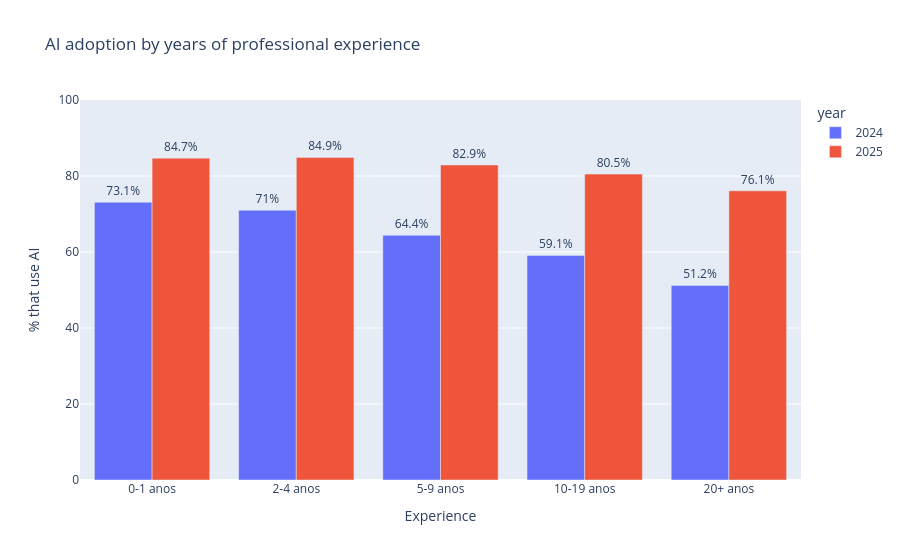

This figure's notebook cell:
### Code cell
d = d_exp.copy()
d["ano"] = d["year"].astype(str)          # ano como texto, para ser categoria
ordem = ["0-1 years", "2-4 years", "5-9 years", "10-19 years", "20+ years"]

fig = px.bar(
    d, x="faixa", y="pct_usa_ia", color="ano", barmode="group", text="pct_usa_ia",
    category_orders={"faixa": ordem},
    hover_data={"n": True, "n_usa": True},
    title="AI adoption by years of professional experience",
    labels={"pct_usa_ia": "% that use AI", "faixa": "Experience", "ano": "year"},
)
fig.update_traces(texttemplate="%{text}%", textposition="outside")
fig.update_yaxes(range=[0, 100])
fig.show()

### Figure 1 — Plotly figure (JSON) as saved in the notebook; plotly's stock layout.template omitted (floating-point values rounded to 4 significant figures)
{"data": [{"alignmentgroup": "True", "customdata": [[1251, 914], [4428, 3146], [5696, 3667], [5880, 3474], [3414, 1747]], "hovertemplate": "year=2024<br>Experience=%{x}<br>% that use AI=%{text}<br>n=%{customdata[0]}<br>n_usa=%{customdata[1]}<extra></extra>", "legendgroup": "2024", "marker": {"color": "#636efa", "pattern": {"shape": ""}}, "name": "2024", "offsetgroup": "2024", "orientation": "v", "showlegend": true, "text": [73.1, 71.0, 64.4, 59.1, 51.2], "textposition": "outside", "texttemplate": "%{text}%", "type": "bar", "x": ["0-1 anos", "2-4 anos", "5-9 anos", "10-19 anos", "20+ anos"], "xaxis": "x", "y": [73.1, 71.0, 64.4, 59.1, 51.2], "yaxis": "y"}, {"alignmentgroup": "True", "customdata": [[556, 471], [2667, 2264], [4281, 3550], [6084, 4900], [4449, 3386]], "hovertemplate": "year=2025<br>Experience=%{x}<br>% that use AI=%{text}<br>n=%{customdata[0]}<br>n_usa=%{customdata[1]}<extra></extra>", "legendgroup": "2025", "marker": {"color": "#EF553B", "pattern": {"shape": ""}}, "name": "2025", "offsetgroup": "2025", "orientation": "v", "showlegend": true, "text": [84.7, 84.9, 82.9, 80.5, 76.1], "textposition": "outside", "texttemplate": "%{text}%", "type": "bar", "x": ["0-1 anos", "2-4 anos", "5-9 anos", "10-19 anos", "20+ anos"], "xaxis": "x", "y": [84.7, 84.9, 82.9, 80.5, 76.1], "yaxis": "y"}], "layout": {"barmode": "group", "legend": {"title": {"text": "year"}, "tracegroupgap": 0}, "title": {"text": "AI adoption by years of professional experience"}, "xaxis": {"anchor": "y", "categoryarray": ["0-1 years", "2-4 years", "5-9 years", "10-19 years", "20+ years"], "categoryorder": "array", "domain": [0, 1], "title": {"text": "Experience"}}, "yaxis": {"anchor": "x", "domain": [0, 1], "range": [0, 100], "title": {"text": "% that use AI"}}}}
